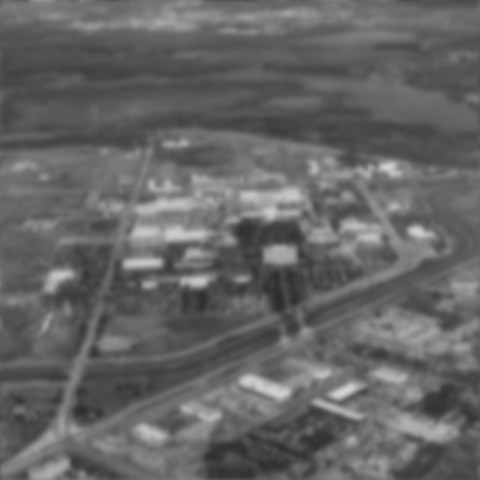
#> input picture Assignment2/question_5.tif, 480 x 480 px
$ python soru5.py
#> lines starting #> are read from the running program, lines starting #| are printed output that depends on the picture; after the words box and inside, x2 and y2 are one past the last pixel; in counts of white or black regions, pixels touching at a corner belong together
import cv2
from skimage.exposure import rescale_intensity
import matplotlib.pyplot as plt
import numpy as np
# Kazım Muhammet Temiz 17050111021
# Mert Rıza Karadeniz 17050111054
# Nevzat Buğrahan Türk 17050111036

def CLSF(image, H, kernelised, gama=0.001):
    pad_fft = np.fft.fft2(kernelised)

    fft_image = np.fft.fft2(image)
    fft_H = np.fft.fft2(H)

    fft_deconv = (np.abs(fft_H) ** 2 / (np.abs(fft_H) ** 2 + gama * np.abs(pad_fft) ** 2)) * fft_image
    deconv = np.fft.ifft2(np.fft.fftshift(fft_deconv))

    return np.abs(deconv)


def returnAtmosphericTurbulance(shape, k=0.0025, M=480, N=480):
    P, Q = shape
    # Initialize filter with zeros
    H = np.zeros((P, Q))

    # Using the atmospheric turbulence degrading function formula from Gonzales Book
    for u in range(0, P):
        for v in range(0, Q):
            H[u, v] = np.exp(-k * ((u - M / 2) ** 2 + (v - N / 2) ** 2) ** 5 / 6)
    return H


def convolve(source_image, kernel):  # Same function from HW2 Laplacian Filter
    (iH, iW) = source_image.shape[:2]
    (kH, kW) = kernel.shape[:2]

    pad = (kW - 1) // 2
    source_image = cv2.copyMakeBorder(source_image, pad, pad, pad, pad, cv2.BORDER_REPLICATE)
    output = np.zeros((iH, iW), dtype=float)

    for y in np.arange(pad, iH + pad):
        for x in np.arange(pad, iW + pad):
            pixels = source_image[y - pad:y + pad + 1, x - pad:x + pad + 1]
            k = (pixels * kernel).sum()
            output[y - pad, x - pad] = k

    output = rescale_intensity(output, in_range=(0, 255))
    output = (output * 255).astype("uint8")

    return output


img = cv2.imread("question_5.tif", 0)
#> img is the input picture: shape (480, 480); min 44, max 211, mean 101.2
img_shape = img.shape
#> img_shape = (480, 480)

kernelP = np.array((
    [0, -1, 0],
    [-1, 4, -1],
    [0, -1, 0]))

H = returnAtmosphericTurbulance(img_shape)
kernelised = convolve(H, kernelP)
CLSF_filtered = CLSF(img, H, kernelised)
#> in CLSF, `pad_fft = np.fft.fft2(kernelised)`:
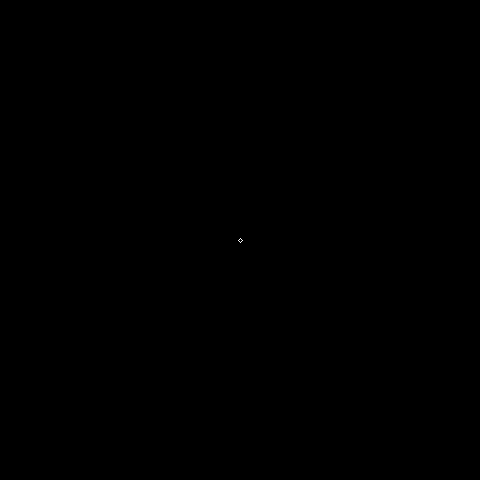
#> kernelised: shape (480, 480); values 0 (black) and 1 (white), 0% white in thin lines or dots, all inside (x1, y1, x2, y2) = (238, 238, 243, 243)

display = plt.figure()
display.add_subplot(1, 2, 1)
plt.imshow(img, "gray"), plt.title("Original")
display.add_subplot(1, 2, 2)
plt.imshow(CLSF_filtered, "gray"), plt.title("CLSF Filtered Image")
plt.show(block=True)
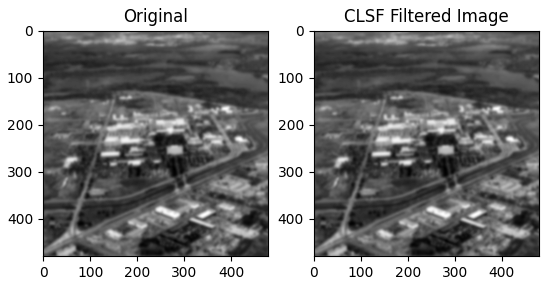
#> figure drawn by matplotlib, 2 panels

$ run again, with Assignment2/question_2.tif copied over Assignment2/question_5.tif
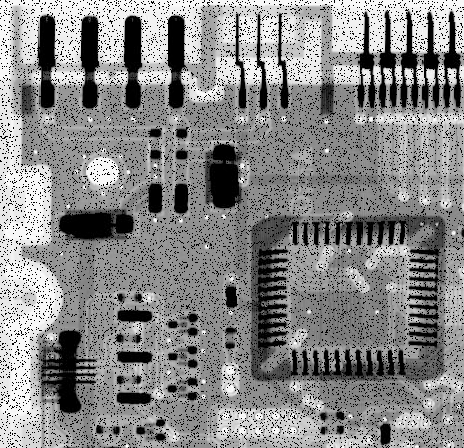
#> input picture Assignment2/question_2.tif, 464 x 448 px
#> img is the input picture: shape (448, 464); min 0, max 255, mean 135.7
#> kernelised: shape (448, 464); values 0 (black) and 1 (white), 0% white in thin lines or dots, all inside (x1, y1, x2, y2) = (238, 238, 243, 243)
#> `plt.show(block=True)`:
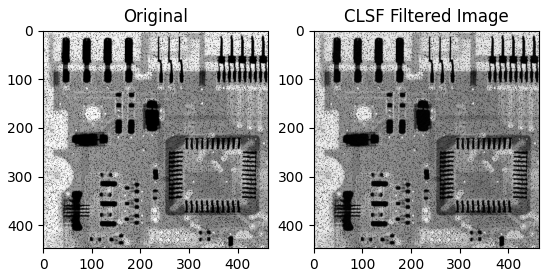
#> figure drawn by matplotlib, 2 panels
